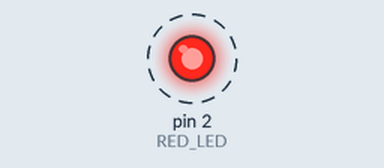
Recording of a sketch running on a simulated Arduino Uno, built with avr-gcc and run on an emulated ATmega328P. On the bench: output pins drawn as LEDs (lit = HIGH). Dashed ring = blinking.

Above: at 0.5 s.
Timing chart, 0 to 3.5 s (numbered marks = the images above):
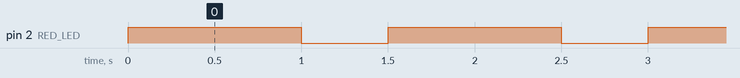

Measured:
- by itself, pin 2 (RED_LED): alternates HIGH for 1.0 s and LOW for 0.50 s

The sketch:

hello_world.ino
```cpp
#define RED_LED 2
#define ONE_SECOND 1000
#define HALF_SECOND 500

void setup() {
  pinMode(RED_LED, OUTPUT);

}

void loop() {
  blink(RED_LED);

}

void blink(int led){
  digitalWrite(led, HIGH);
  delay(ONE_SECOND);
  digitalWrite(led, LOW);
  delay(HALF_SECOND);
}
```
